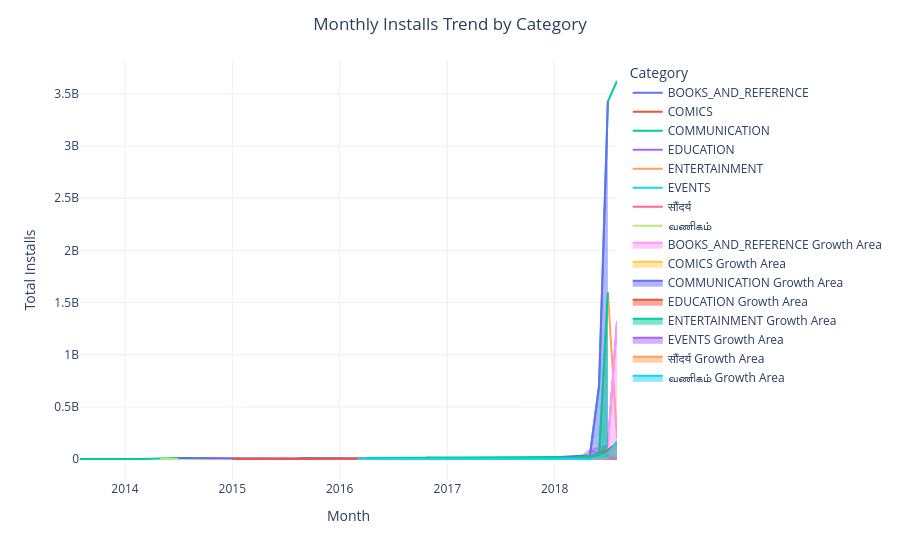

The code cell stored with this chart in its notebook:
### Code cell
fig_task3.update_layout(
template='plotly_white',
title_x=0.5,
xaxis_title="Month",
yaxis_title="Total Installs"
)

### Figure 1 — Plotly figure (JSON) as saved in the notebook; plotly's stock layout.template omitted (floating-point values rounded to 4 significant figures)
{"data": [{"hovertemplate": "Category=BOOKS_AND_REFERENCE<br>Month=%{x}<br>Installs=%{y}<extra></extra>", "legendgroup": "BOOKS_AND_REFERENCE", "line": {"color": "#636efa", "dash": "solid"}, "marker": {"symbol": "circle"}, "mode": "lines", "name": "BOOKS_AND_REFERENCE", "orientation": "v", "showlegend": true, "type": "scatter", "x": ["2014-07", "2014-10", "2014-11", "2015-02", "2015-07", "2016-06", "2016-08", "2016-12", "2017-02", "2017-03", "2017-04", "2017-05", "2017-06", "2017-07", "2017-08", "2017-11", "2017-12", "2018-01", "2018-02", "2018-03", "2018-04", "2018-05", "2018-06", "2018-07", "2018-08"], "xaxis": "x", "y": [50000, 500000, 5000000, 50000, 10000000, 60000, 100000, 500000, 100000, 100000, 1000000, 100000, 5000000, 100000, 10010000, 4500000, 1200000, 500000, 100000, 10100000, 12550000, 82110000, 53600000, 130850000, 1321050000], "yaxis": "y"}, {"hovertemplate": "Category=COMICS<br>Month=%{x}<br>Installs=%{y}<extra></extra>", "legendgroup": "COMICS", "line": {"color": "#EF553B", "dash": "solid"}, "marker": {"symbol": "circle"}, "mode": "lines", "name": "COMICS", "orientation": "v", "showlegend": true, "type": "scatter", "x": ["2015-09", "2017-03", "2017-10", "2018-05", "2018-06", "2018-07", "2018-08"], "xaxis": "x", "y": [50000, 100000, 100000, 6110000, 1610000, 28200000, 5650000], "yaxis": "y"}, {"hovertemplate": "Category=COMMUNICATION<br>Month=%{x}<br>Installs=%{y}<extra></extra>", "legendgroup": "COMMUNICATION", "line": {"color": "#00cc96", "dash": "solid"}, "marker": {"symbol": "circle"}, "mode": "lines", "name": "COMMUNICATION", "orientation": "v", "showlegend": true, "type": "scatter", "x": ["2013-08", "2014-01", "2014-03", "2014-07", "2015-02", "2015-03", "2015-05", "2015-08", "2015-09", "2016-04", "2016-06", "2016-07", "2016-09", "2016-11", "2016-12", "2017-03", "2017-04", "2017-07", "2017-08", "2017-09", "2017-11", "2017-12", "2018-01", "2018-03", "2018-04", "2018-05", "2018-06", "2018-07", "2018-08"], "xaxis": "x", "y": [150000, 100000, 100000, 10000000, 500000, 1000000, 100000, 2000000, 10000000, 10000000, 1000000, 110000, 1000000, 11000000, 100000, 10000000, 1100000, 500000, 1000000, 50000, 5000000, 1000000, 16100000, 12100000, 7000000, 36100000, 700100000, 3428430000, 3624560000], "yaxis": "y"}, {"hovertemplate": "Category=EDUCATION<br>Month=%{x}<br>Installs=%{y}<extra></extra>", "legendgroup": "EDUCATION", "line": {"color": "#ab63fa", "dash": "solid"}, "marker": {"symbol": "circle"}, "mode": "lines", "name": "EDUCATION", "orientation": "v", "showlegend": true, "type": "scatter", "x": ["2014-07", "2015-01", "2015-06", "2015-08", "2016-09", "2016-12", "2017-01", "2017-08", "2017-09", "2017-10", "2017-11", "2017-12", "2018-02", "2018-03", "2018-04", "2018-05", "2018-06", "2018-07", "2018-08"], "xaxis": "x", "y": [10000, 100000, 1000000, 1000000, 1000000, 100000, 2000000, 1000000, 1500000, 7610000, 1000000, 3200000, 6000000, 1100000, 5000000, 22100000, 6400000, 87200000, 153100000], "yaxis": "y"}, {"hovertemplate": "Category=ENTERTAINMENT<br>Month=%{x}<br>Installs=%{y}<extra></extra>", "legendgroup": "ENTERTAINMENT", "line": {"color": "#FFA15A", "dash": "solid"}, "marker": {"symbol": "circle"}, "mode": "lines", "name": "ENTERTAINMENT", "orientation": "v", "showlegend": true, "type": "scatter", "x": ["2015-09", "2016-04", "2016-09", "2017-07", "2018-01", "2018-02", "2018-03", "2018-04", "2018-05", "2018-06", "2018-07", "2018-08"], "xaxis": "x", "y": [2000000, 10000000, 10000000, 1000000, 20000000, 200000, 10000000, 10000000, 7500000, 43200000, 1596800000, 198300000], "yaxis": "y"}, {"hovertemplate": "Category=EVENTS<br>Month=%{x}<br>Installs=%{y}<extra></extra>", "legendgroup": "EVENTS", "line": {"color": "#19d3f3", "dash": "solid"}, "marker": {"symbol": "circle"}, "mode": "lines", "name": "EVENTS", "orientation": "v", "showlegend": true, "type": "scatter", "x": ["2016-11", "2017-04", "2017-10", "2017-12", "2018-05", "2018-06", "2018-07", "2018-08"], "xaxis": "x", "y": [100000, 100000, 100000, 50000, 110000, 700000, 6300000, 100000], "yaxis": "y"}, {"hovertemplate": "Category=सौंदर्य<br>Month=%{x}<br>Installs=%{y}<extra></extra>", "legendgroup": "सौंदर्य", "line": {"color": "#FF6692", "dash": "solid"}, "marker": {"symbol": "circle"}, "mode": "lines", "name": "सौंदर्य", "orientation": "v", "showlegend": true, "type": "scatter", "x": ["2016-10", "2017-11", "2018-03", "2018-05", "2018-06", "2018-07", "2018-08"], "xaxis": "x", "y": [1000000, 1000000, 5000, 1100000, 1050000, 6100000, 600000], "yaxis": "y"}, {"hovertemplate": "Category=வணிகம்<br>Month=%{x}<br>Installs=%{y}<extra></extra>", "legendgroup": "வணிகம்", "line": {"color": "#B6E880", "dash": "solid"}, "marker": {"symbol": "circle"}, "mode": "lines", "name": "வணிகம்", "orientation": "v", "showlegend": true, "type": "scatter", "x": ["2014-05", "2015-09", "2016-02", "2016-03", "2016-05", "2017-06", "2017-09", "2017-11", "2017-12", "2018-01", "2018-02", "2018-03", "2018-04", "2018-05", "2018-06", "2018-07", "2018-08"], "xaxis": "x", "y": [100000, 100000, 10000, 1000000, 500000, 100000, 1000000, 500000, 1501000, 1000000, 7000000, 2000000, 100000, 1100000, 16750000, 53000000, 168650000], "yaxis": "y"}, {"fill": "tozeroy", "mode": "lines", "name": "BOOKS_AND_REFERENCE Growth Area", "opacity": 0.2, "type": "scatter", "x": ["2014-10", "2014-11", "2015-07", "2016-08", "2016-12", "2017-04", "2017-06", "2017-08", "2018-03", "2018-04", "2018-05", "2018-07", "2018-08"], "y": [500000, 5000000, 10000000, 100000, 500000, 1000000, 5000000, 10010000, 10100000, 12550000, 82110000, 130850000, 1321050000]}, {"fill": "tozeroy", "mode": "lines", "name": "COMICS Growth Area", "opacity": 0.2, "type": "scatter", "x": ["2017-03", "2018-05", "2018-07"], "y": [100000, 6110000, 28200000]}, {"fill": "tozeroy", "mode": "lines", "name": "COMMUNICATION Growth Area", "opacity": 0.2, "type": "scatter", "x": ["2014-07", "2015-03", "2015-08", "2015-09", "2016-09", "2016-11", "2017-03", "2017-08", "2017-11", "2018-01", "2018-05", "2018-06", "2018-07"], "y": [10000000, 1000000, 2000000, 10000000, 1000000, 11000000, 10000000, 1000000, 5000000, 16100000, 36100000, 700100000, 3428430000]}, {"fill": "tozeroy", "mode": "lines", "name": "EDUCATION Growth Area", "opacity": 0.2, "type": "scatter", "x": ["2015-01", "2015-06", "2017-01", "2017-09", "2017-10", "2017-12", "2018-02", "2018-04", "2018-05", "2018-07", "2018-08"], "y": [100000, 1000000, 2000000, 1500000, 7610000, 3200000, 6000000, 5000000, 22100000, 87200000, 153100000]}, {"fill": "tozeroy", "mode": "lines", "name": "ENTERTAINMENT Growth Area", "opacity": 0.2, "type": "scatter", "x": ["2016-04", "2018-01", "2018-03", "2018-06", "2018-07"], "y": [10000000, 20000000, 10000000, 43200000, 1596800000]}, {"fill": "tozeroy", "mode": "lines", "name": "EVENTS Growth Area", "opacity": 0.2, "type": "scatter", "x": ["2018-05", "2018-06", "2018-07"], "y": [110000, 700000, 6300000]}, {"fill": "tozeroy", "mode": "lines", "name": "सौंदर्य Growth Area", "opacity": 0.2, "type": "scatter", "x": ["2018-05", "2018-07"], "y": [1100000, 6100000]}, {"fill": "tozeroy", "mode": "lines", "name": "வணிகம் Growth Area", "opacity": 0.2, "type": "scatter", "x": ["2016-03", "2017-09", "2017-12", "2018-02", "2018-05", "2018-06", "2018-07", "2018-08"], "y": [1000000, 1000000, 1501000, 7000000, 1100000, 16750000, 53000000, 168650000]}], "layout": {"legend": {"title": {"text": "Category"}, "tracegroupgap": 0}, "margin": {"t": 60}, "title": {"text": "Monthly Installs Trend by Category", "x": 0.5}, "xaxis": {"anchor": "y", "domain": [0, 1], "title": {"text": "Month"}}, "yaxis": {"anchor": "x", "domain": [0, 1], "title": {"text": "Total Installs"}}}}
